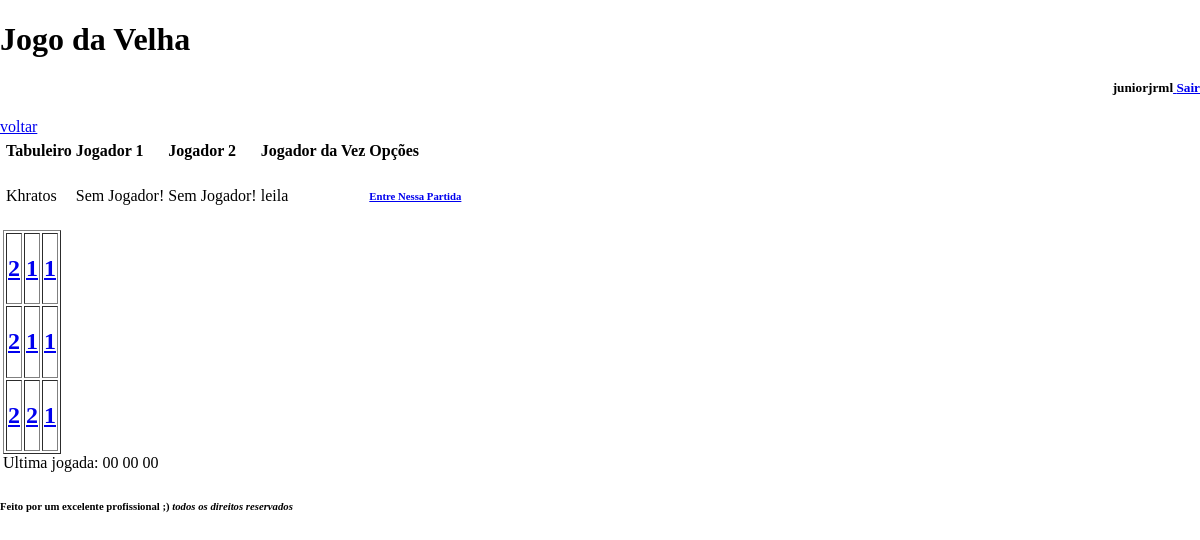
/tabuleiro/2 (signed in), run on the app's committed database.
### core/models.py (models this page shows, shortened)
class Tabuleiro(models.Model):
    nome = models.CharField(max_length=100)
    jogador1 = models.ForeignKey(User, related_name='jogador1', blank=True, null=True, on_delete=models.SET(None))
    jogador2 = models.ForeignKey(User, related_name='jogador2', blank=True, null=True, on_delete=models.SET(None))
    jogador_da_vez = models.ForeignKey(User, related_name='jogador_da_vez', blank=True, null=True, on_delete=models.SET(None))
    tempo_ultima_jogada = models.DateTimeField(verbose_name="Ultima Jogada",null=True, blank=True)
    casa1 = models.IntegerField()
    casa2 = models.IntegerField()
    casa3 = models.IntegerField()
    casa4 = models.IntegerField()
    casa5 = models.IntegerField()
    casa6 = models.IntegerField()
    casa7 = models.IntegerField()
    casa8 = models.IntegerField()
    casa9 = models.IntegerField()
    def get_jogador1(self):
        return self.jogador1
    def get_jogador2(self):
        return self.jogador2
    def tem_vaga(self):
        if self.jogador1 != None and self.jogador2 != None:
            return False
        else:
            return True
    def get_campo1(self):
        return self.casa1
    def get_campo2(self):
        return self.casa2
    def get_campo3(self):
        return self.casa3
    def get_campo4(self):
        return self.casa4
    def get_campo5(self):
        return self.casa5
    def get_campo6(self):
        return self.casa6
    def get_campo7(self):
        return self.casa7
    def get_campo8(self):
        return self.casa8
    def get_campo9(self):
        return self.casa9
    def get_tempo_ultima_jogada(self):
        if self.tempo_ultima_jogada:
            return self.tempo_ultima_jogada.strftime("%H %M %S")
        return None

### core/views.py (the view)
# urls.py: path('tabuleiro/<int:id_tabuleiro>', views.tabuleiro),
@login_required(login_url='/login/')
def tabuleiro(request, id_tabuleiro):
    dados = {}
    dados['tabuleiro'] = Tabuleiro.objects.get(id=id_tabuleiro)
    return render(request, 'tabuleiro.html', dados)

### templates/tabuleiro.html (shortened to what this page needs)
{% extends "model-page.html" %}
{% block content %}
<a href="/tabuleiros">voltar</a>
<table>
    <tr>
        <td>
            <div id="jogo_da_velha_tabuleiro"> {% include "jogo_da_velha.html" %} </div>
        </td>
        <td>
        </td>
    </tr>
</table>
{% endblock %}

### templates/logo-page.html
<h1>Jogo da Velha</h1><div align="right" border="2"><strong><h5>{{user.username}}<a href="/logout/"> Sair</a></div></h5></strong>

### templates/jogo_da_velha.html (shortened to what this page needs)
    <table>
        <tr>
            <td> <b>Tabuleiro</b> </td>
            <td> <b>Jogador 1</b> </td>
            <td> <b>Jogador 2</b> </td>
            <td> <b>Jogador da Vez</b> </td>
            <td> <b>Opções</b></td>
        </tr>
        <tr>
            <td> {{ tabuleiro.nome }} </td>
            <td>
                {% if not tabuleiro.jogador1 %}
                    Sem Jogador!
                {% else %}
                    {{ tabuleiro.jogador1 }}
                {% endif %}
            </td>
            <td>
                {% if not tabuleiro.jogador2 %}
                    Sem Jogador!
                {% else %}
                    {{ tabuleiro.jogador2 }}
                {% endif %}
            </td>
            <td>{{ tabuleiro.jogador_da_vez }}</td>
            <td>
                {% if tabuleiro.tem_vaga and tabuleiro.get_jogador1 != user and tabuleiro.get_jogador2 != user %}
                    <a href="/tabuleiro/registrajogador/{{ tabuleiro.id }}"><h6>Entre Nessa Partida</h6></a>
                {% elif tabuleiro.get_jogador1 == user or tabuleiro.get_jogador2 == user %}
                    <a href="/tabuleiro/abandonar/{{ tabuleiro.id }}"><h6>Abandonar</h6></a>
                {% endif %}
            </td>
        </tr>
    </table>
    <table border="1">
                <tr>
                    <td><a href="/tabuleiro/jogada/{{ tabuleiro.id }}/1"><div id="campo1"><h2>{{ tabuleiro.get_campo1 }}</h2></div></a></td>
                    <td><a href="/tabuleiro/jogada/{{ tabuleiro.id }}/2"><div id="campo2"><h2>{{ tabuleiro.get_campo2 }}</h2></div></a></td>
                    <td><a href="/tabuleiro/jogada/{{ tabuleiro.id }}/3"><div id="campo3"><h2>{{ tabuleiro.get_campo3 }}</h2></div></a></td>
                </tr>
                <tr>
                    <td><a href="/tabuleiro/jogada/{{ tabuleiro.id }}/4"><div id="campo4"><h2>{{ tabuleiro.get_campo4 }}</h2></div></a></td>
                    <td><a href="/tabuleiro/jogada/{{ tabuleiro.id }}/5"><div id="campo5"><h2>{{ tabuleiro.get_campo5 }}</h2></div></a></td>
                    <td><a href="/tabuleiro/jogada/{{ tabuleiro.id }}/6"><div id="campo6"><h2>{{ tabuleiro.get_campo6 }}</h2></div></a></td>
                </tr>
                <tr>
                    <td><a href="/tabuleiro/jogada/{{ tabuleiro.id }}/7"><div id="campo7"><h2>{{ tabuleiro.get_campo7 }}</h2></div></a></td>
                    <td><a href="/tabuleiro/jogada/{{ tabuleiro.id }}/8"><div id="campo8"><h2>{{ tabuleiro.get_campo8 }}</h2></div></a></td>
                    <td><a href="/tabuleiro/jogada/{{ tabuleiro.id }}/9"><div id="campo9"><h2>{{ tabuleiro.get_campo9 }}</h2></div></a></td>
                </tr>
            </table>
            Ultima jogada: {{ tabuleiro.get_tempo_ultima_jogada }}
            {% load static %}

### data on the page
Tabuleiro: nome "Khratos", jogador_da_vez "leila", get_campo1 "2", get_campo2 "1", get_campo3 "1", get_campo4 "2", get_campo5 "1", get_campo6 "1", get_campo7 "2", get_campo8 "2", get_campo9 "1", get_tempo_ultima_jogada "00 00 00"

### other printed values
{{ user.username }} "juniorjrml"
